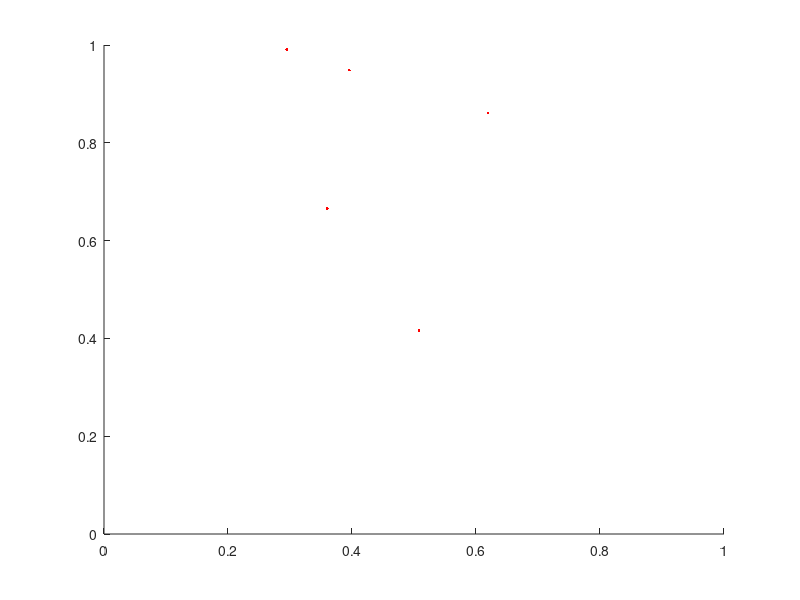

The MATLAB source for this figure:
clc;
clear;
n = input('Number of points:'); %total points to be plotted for rectangle
%side of the square considered is (1,3)
x = rand(n,1); %x co-ordinates of n points (0,1)
y = rand(n,1); %y co-ordinates of n points (0,3)
figure('color','white');
hold all
axis ([0 1 0 1])
p = 0;
for i = 1:n
    if y(i)<=x(i)^3
        p = p+1;
        plot(x(i),y(i),'b.');
    else
        plot(x(i),y(i),'r.');
    end
end
integral = p/n
